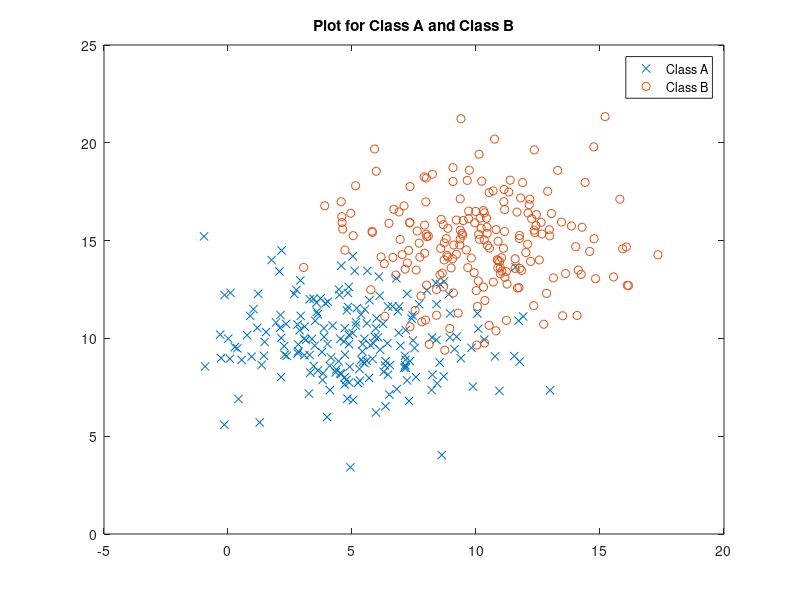
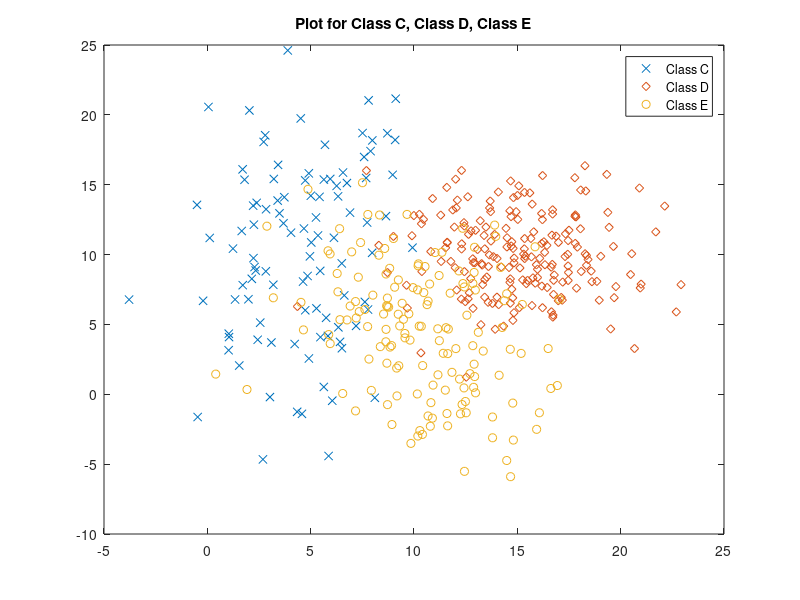

The MATLAB script that drew these images, in order: (Note: this script raises an error after producing the figures.)
clear all;
clc;
rng default;

%% Generating Clusters

% Class A
mu_A = [5 10];
cov_A = [8 0; 0 4];
A = mvnrnd(mu_A, cov_A, 200);

% Class B
mu_B = [10 15];
cov_B = [8 0; 0 4];
B = mvnrnd(mu_B, cov_B, 200);

figure(1)
plot(A(:,1), A(:,2), 'x')
hold on;
plot(B(:,1), B(:,2), 'o')
hold on;
title('Plot for Class A and Class B')
legend('Class A','Class B')

% Class C
mu_C = [5 10];
cov_C = [8 4; 4 40];
C = mvnrnd(mu_C, cov_C, 100);

% Class D
mu_D = [15 10];
cov_D = [8 0; 0 8];
D = mvnrnd(mu_D, cov_D, 200);

% Class E
mu_E = [10 5];
cov_E = [10 -5; -5 20];
E = mvnrnd(mu_E, cov_E, 150);

figure(2)
plot(C(:,1), C(:,2), 'x')
hold on;
plot(D(:,1), D(:,2), 'd')
hold on;
plot(E(:,1), E(:,2), 'o')
hold on;
title('Plot for Class C, Class D, Class E')
legend('Class C','Class D', 'Class E')

%% Nearest Neighbor
N = 20;
M = 20;
featureSpace = zeros(N,M);

for i=1:N
    for j = 1:M
        
        C_NN = find_NN([i j], C);
        D_NN = find_NN([i j], D);
        E_NN = find_NN([i j], E);

        min_d = min([C_NN, D_NN, E_NN]);

        if min_d == C_NN
            featureSpace(i,j) = 1;
        elseif min_d == D_NN 
            featureSpace(i,j) = 2;
        elseif min_d == E_NN
            featureSpace(i,j) = 3;
        end
    end
end

figure(4)
scatter(C(:,1), C(:,2), 'filled')
hold on;
scatter(D(:,1), D(:,2), 'filled')
hold on;
scatter(E(:,1), E(:,2), 'filled')
hold on;
imcontour(featureSpace)
hold on;
title('Plot for Class C, Class D, Class E')
legend('Class C','Class D', 'Class E')
        




